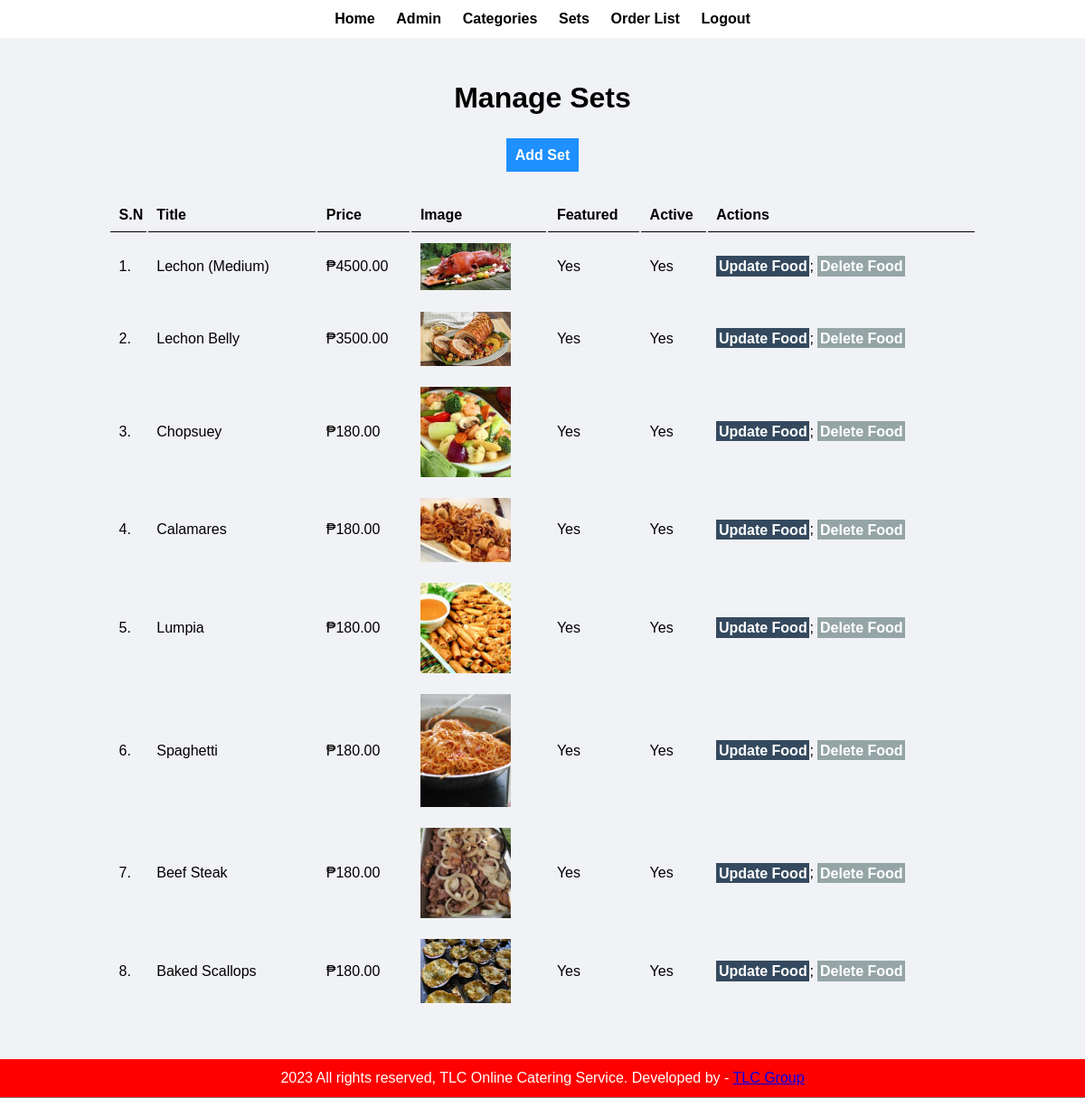
Screenshot of /admin/manage-food.php (signed in) with the database file from the repository.
### tables this page shows
CREATE TABLE `food_table` (
  `id` int(11) UNSIGNED NOT NULL,
  `title` varchar(255) NOT NULL,
  `description` text NOT NULL,
  `price` decimal(10,2) NOT NULL,
  `category_id` int(11) NOT NULL,
  `featured` varchar(10) NOT NULL,
  `active` varchar(10) NOT NULL,
  `image_name` text NOT NULL
);

### admin/manage-food.php (the view, shortened to what this page needs)
<?php include('partials/menu.php');?>
        <div class="main-content">
            <div class="wrapper">
                    <h1>Manage Sets</h1>
                    <br />
            <br />
            <a href="<?php echo SITEURL; ?>admin/add-food.php" class="btn-primary">Add Set</a>
            <br /><br /><br />
            <table class="tbl-full">
                <tr>
                    <th>S.N</th>
                    <th>Title</th>
                    <th>Price</th>
                    <th>Image</th>
                    <th>Featured</th>
                    <th>Active</th>
                    <th>Actions</th>
                </tr>
                <?php
                    $sql = "SELECT * FROM food_table";
                    $res = mysqli_query($conn, $sql);
                    $count = mysqli_num_rows($res);
                    $sn=1;
                    if($count>0)
                    {
                        while($row=mysqli_fetch_assoc($res))
                        {
                            $id = $row['id'];
                            $title = $row['title'];
                            $price = $row['price'];
                            $image_name = $row['image_name'];
                            $featured = $row['featured'];
                            $active = $row['active'];
                            ?>
                            <tr>
                            <td><?php echo $sn++; ?>. </td>
                            <td><?php echo $title; ?></td>
                            <td>₱<?php echo $price; ?></td>
                            <td>
                                <?php
                                    if($image_name=="")
                                    {
                                        echo "<div class='error'>Image not Added.</div>";
                                    }
                                    else
                                    {
                                        ?>
                                        <img src="<?php echo SITEURL;?>images/food/<?php echo $image_name; ?>" width="100px">
                                        <?php
                                    }
                                ?>
                            </td>
                            <td><?php echo $featured; ?></td>
                            <td><?php echo $active; ?></td>
                            <td>
                                <a href="<?php echo SITEURL; ?>admin/update-food.php?id=<?php echo $id; ?>" class="btn-secondary">Update Food</a>;
                                <a href="<?php echo SITEURL; ?>admin/delete-food.php?id=<?php echo $id; ?>&image_name=<?php echo $image_name; ?>" class="btn-danger">Delete Food</a>
                            </td>
                             <tr>
                            <?php
                        }
                    }
                    else
                    {
                        echo "<tr> <td colspan='7'class='error'> Food not Added Yet.</td> </tr>";
                    }
                ?>
            </table>
        </div>
        </div>
<?php include('partials/footer.php');?>

### admin/partials/menu.php (shortened to what this page needs)
<html>
    <head>
        <link rel="stylesheet" href="../css/admin.css">
    </head>
    <body>
        <div class="Menu">
            <div class="wrapper">
                <ul>
                    <li><a href="index.php">Home</a></li>
                    <li><a href="manage-admin.php">Admin </a></li>
                    <li><a href="manage-foodList.php">Categories</a></li>
                    <li><a href="manage-food.php">Sets</a></li>
                    <li><a href="manage-order.php">Order List</a></li>
                    <li><a href="logout.php">Logout</a></li>
                </ul>
        </div>

### admin/partials/footer.php
<div class="footer">
           <div class="wrapper">
               <pclass="text-center"> 2023 All rights reserved, TLC Online Catering Service. Developed by - <a href="#"> TLC Group</a> </p>
           </div>
       </div>

### css/admin.css (style rules this page uses)
* { margin: 0; padding: 0; font-family: Arial, Helvetica, sans-serif; }
.wrapper { padding: 1%; width: 80%; margin: 0 auto; }
.tbl-full { width:100%; }
table tr th { border-bottom: 1px solid black; padding: 1%; text-align: left; }
table tr td { padding: 1%; }
.btn-primary { background-color: #1e90ff; padding: 1%; color: white; text-decoration: none; font-weight: bold; }
.btn-secondary { background-color: #34495e; padding: 1%; color: white; text-decoration: none; font-weight: bold; }
.btn-danger { background-color: #95a5a6; padding: 1%; color: white; text-decoration: none; font-weight: bold; }
.menu { text-align: center; border-bottom: 1px solid grey; }
.menu ul { list-style-type: none; }
.menu ul li { display: inline; padding: 1%; }
.menu ul li a { text-decoration: none; font-weight: bold; color: black; }
.main-content { background-color: #f1f2f6; padding: 3% 0; }
.footer { background-color: red; color: white; }

### rows the page displays
food_table: title "Lechon (Medium)", price "4500.00", image_name (picture), featured "Yes", active "Yes"
food_table: title "Lechon Belly", price "3500.00", image_name (picture), featured "Yes", active "Yes"
food_table: title "Chopsuey", price "180.00", image_name (picture), featured "Yes", active "Yes"
food_table: title "Calamares", price "180.00", image_name (picture), featured "Yes", active "Yes"
food_table: title "Lumpia", price "180.00", image_name (picture), featured "Yes", active "Yes"
food_table: title "Spaghetti", price "180.00", image_name (picture), featured "Yes", active "Yes"
food_table: title "Beef Steak", price "180.00", image_name (picture), featured "Yes", active "Yes"
food_table: title "Baked Scallops", price "180.00", image_name (picture), featured "Yes", active "Yes"
